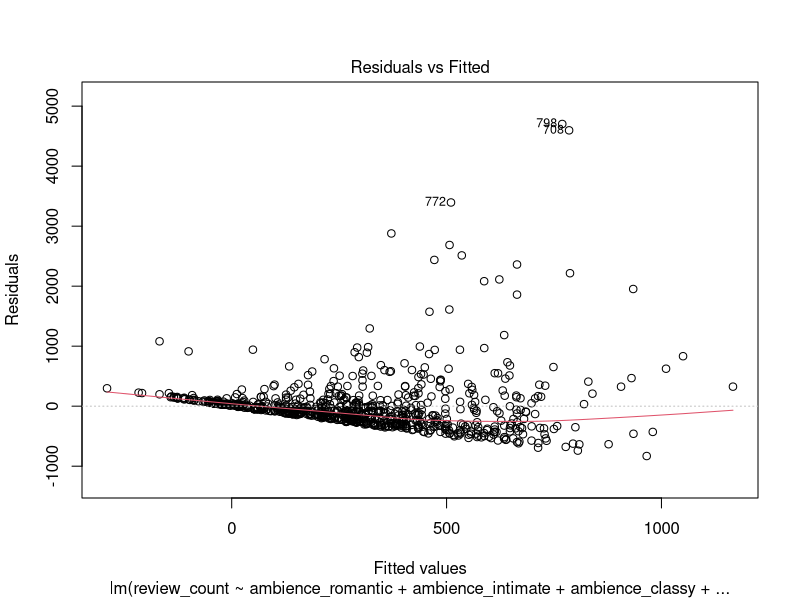
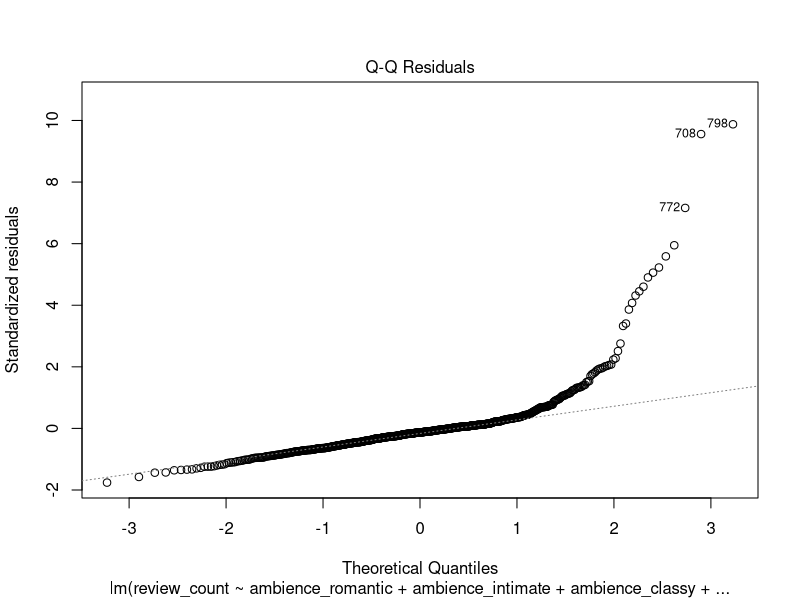
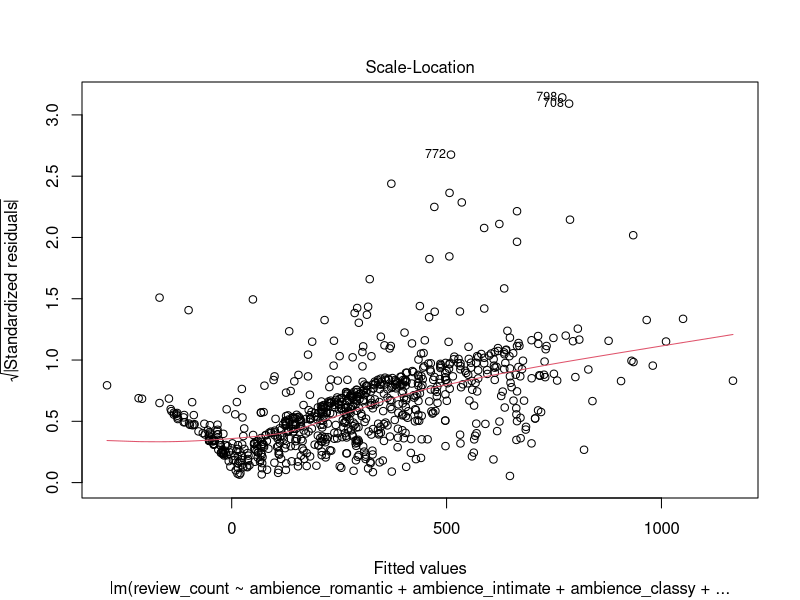
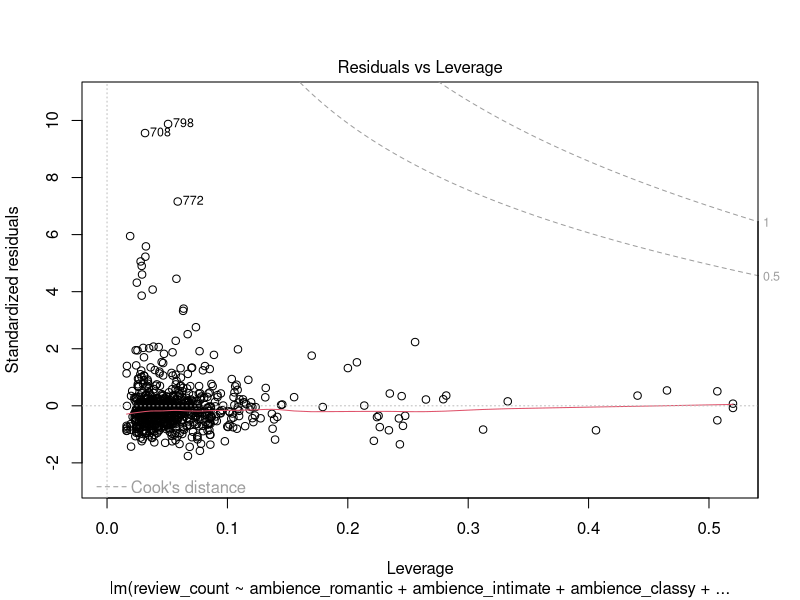
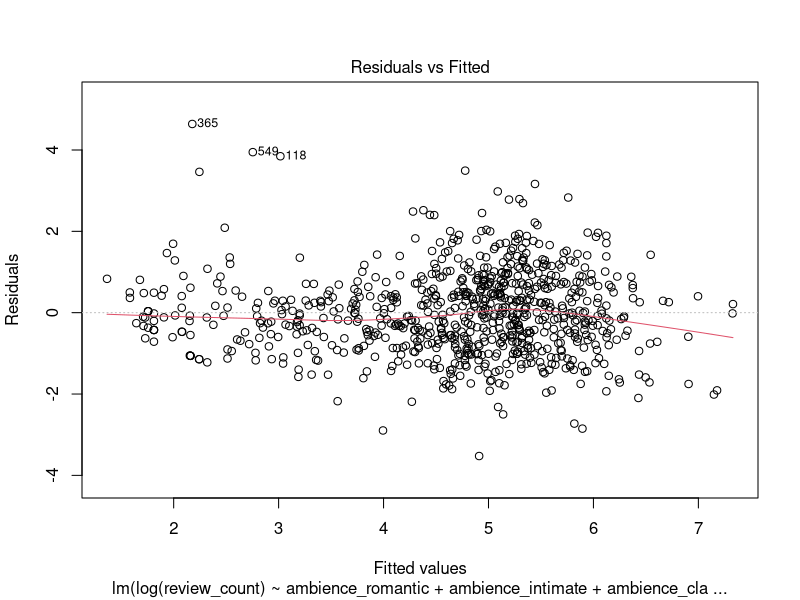
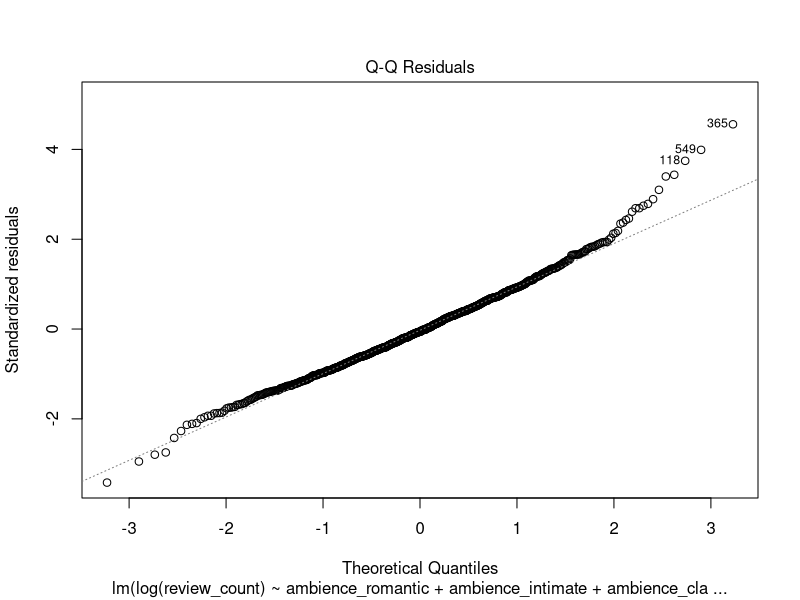
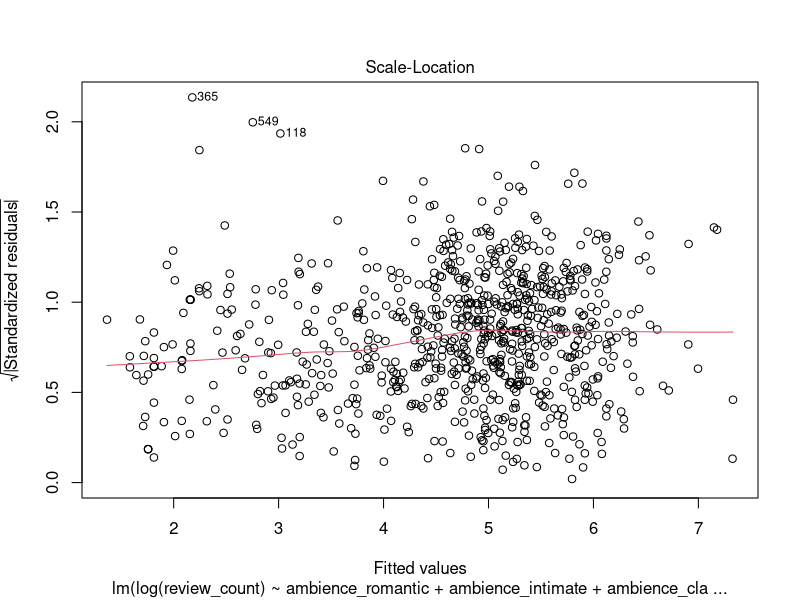
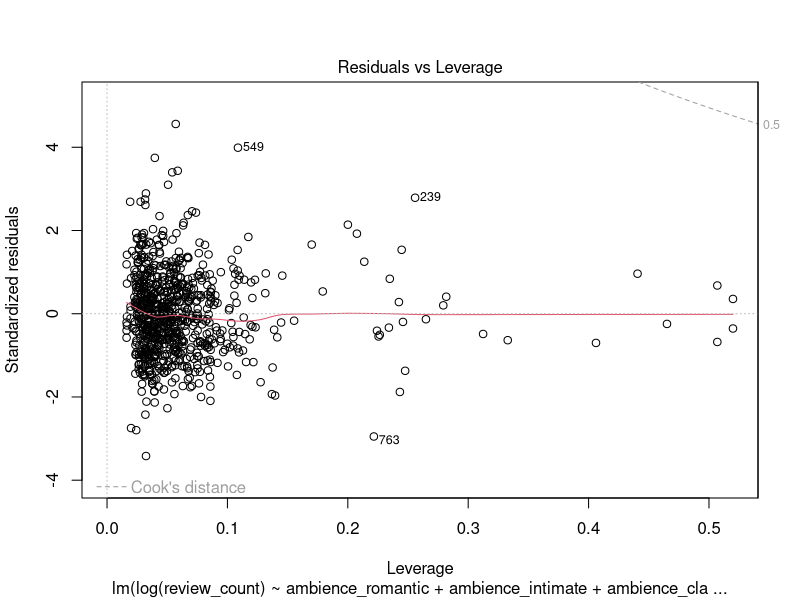

Generate these figures, in order, with R:
new_american = read.csv('vegas_sme_dataset.csv')

names(new_american[31]) # review_count
names(new_american[32]) # stars
names(new_american[90]) # negative_reviews
names(new_american[91]) # neutral_reviews
names(new_american[92]) # positive_reviews

# set variable as factor except review_count, stars, negative_reviews, neutral_reviews, positive_reviews
lapply(new_american[1:30], factor)
lapply(new_american[32:89], factor)

#### 1st MODEL
#### Backward elimintation for y = review_count, but check the model is robust or not 1st ####
reviewsss = lm(review_count ~ ambience_romantic + ambience_intimate + ambience_classy
               + ambience_hipster + ambience_touristy + ambience_trendy + ambience_upscale + ambience_casual
               + good_for_dessert + good_for_latenight + good_for_lunch + good_for_dinner + good_for_breakfast 
               + good_for_brunch + parking_garage + parking_street + parking_validated + parking_lot + parking_valet
               + none + full_bar + beer_and_wine + smoking_outdoor + smoking_no + smoking_yes + wifi_free + wifi_no + wifi_paid
               + noise_very_loud + noise_loud + noise_quiet + noise_average + neighborhood, data=new_american)
plot(reviewsss)

log_reviewsss = lm(log(review_count) ~ ambience_romantic + ambience_intimate + ambience_classy
               + ambience_hipster + ambience_touristy + ambience_trendy + ambience_upscale + ambience_casual
               + good_for_dessert + good_for_latenight + good_for_lunch + good_for_dinner + good_for_breakfast 
               + good_for_brunch + parking_garage + parking_street + parking_validated + parking_lot + parking_valet
               + none + full_bar + beer_and_wine + smoking_outdoor + smoking_no + smoking_yes + wifi_free + wifi_no + wifi_paid
               + noise_very_loud + noise_loud + noise_quiet + noise_average + neighborhood, data=new_american)
plot(log_reviewsss) # better than previous

summary(log_reviewsss)
anova(log_reviewsss) # remove ambience_upscale, good_for_latenight, parking_street, noise_loud

log_reviewsss2 = lm(log(review_count) ~ ambience_romantic + ambience_intimate + ambience_classy
                   + ambience_hipster + ambience_touristy + ambience_trendy + ambience_casual
                   + good_for_dessert + good_for_lunch + good_for_dinner + good_for_breakfast 
                   + good_for_brunch + parking_garage + parking_validated + parking_lot + parking_valet
                   + none + full_bar + beer_and_wine + smoking_outdoor + smoking_no + smoking_yes + wifi_free + wifi_no + wifi_paid
                   + noise_very_loud + noise_quiet + noise_average + neighborhood, data=new_american)
anova(log_reviewsss2) # remove ambience_intimate, remove parking_validated

log_reviewsss3 = lm(log(review_count) ~ ambience_romantic + ambience_classy
                    + ambience_hipster + ambience_touristy + ambience_trendy + ambience_casual
                    + good_for_dessert + good_for_lunch + good_for_dinner + good_for_breakfast 
                    + good_for_brunch + parking_garage + parking_lot + parking_valet
                    + none + full_bar + beer_and_wine + smoking_outdoor + smoking_no + smoking_yes + wifi_free + wifi_no + wifi_paid
                    + noise_very_loud + noise_quiet + noise_average + neighborhood, data=new_american)
anova(log_reviewsss3) # ambience_romantic, parking_valet, none, noise_very_loud, smoking_outdoor

log_reviewsss4 = lm(log(review_count) ~ ambience_classy
                    + ambience_hipster + ambience_touristy + ambience_trendy + ambience_casual
                    + good_for_dessert + good_for_lunch + good_for_dinner + good_for_breakfast 
                    + good_for_brunch + parking_garage + parking_lot
                    + full_bar + beer_and_wine + smoking_no + smoking_yes + wifi_free + wifi_no + wifi_paid
                    + noise_quiet + noise_average + neighborhood, data=new_american)
anova(log_reviewsss4) # remove full_bar, beer_and_wine

log_reviewsss5 = lm(log(review_count) ~ ambience_classy
                    + ambience_hipster + ambience_touristy + ambience_trendy + ambience_casual
                    + good_for_dessert + good_for_lunch + good_for_dinner + good_for_breakfast 
                    + good_for_brunch + parking_garage + parking_lot
                    + smoking_no + smoking_yes + wifi_free + wifi_no + wifi_paid
                    + noise_quiet + 
                      
                      noise_average + neighborhood, data=new_american)
anova(log_reviewsss5)
summary(log_reviewsss5) ### FINAL MODEL
plot(log_reviewsss5)



#### 2nd MODEL
#### Backward elimintation for y = stars, but check the model is robust or not 1st ####
stars_reviews = lm(stars ~ ambience_romantic + ambience_intimate + ambience_classy
                   + ambience_hipster + ambience_touristy + ambience_trendy + ambience_upscale + ambience_casual
                   + good_for_dessert + good_for_latenight + good_for_lunch + good_for_dinner + good_for_breakfast + review_count
                   + good_for_brunch + parking_garage + parking_street + parking_validated + parking_lot + parking_valet
                   + none + full_bar + beer_and_wine + smoking_outdoor + smoking_no + smoking_yes + wifi_free + wifi_no + wifi_paid
                   + noise_very_loud + noise_loud + noise_quiet + noise_average + neighborhood + negative_reviews 
                   + neutral_reviews + positive_reviews, data=new_american)
plot(stars_reviews)
summary(stars_reviews) # can we fit a better model?

log_stars_reviews = lm(log(stars) ~ ambience_romantic + ambience_intimate + ambience_classy
                       + ambience_hipster + ambience_touristy + ambience_trendy + ambience_upscale + ambience_casual
                       + good_for_dessert + good_for_latenight + good_for_lunch + good_for_dinner + good_for_breakfast + review_count
                       + good_for_brunch + parking_garage + parking_street + parking_validated + parking_lot + parking_valet
                       + none + full_bar + beer_and_wine + smoking_outdoor + smoking_no + smoking_yes + wifi_free + wifi_no + wifi_paid
                       + noise_very_loud + noise_loud + noise_quiet + noise_average + neighborhood + negative_reviews 
                       + neutral_reviews + positive_reviews, data=new_american)
plot(log_stars_reviews)
summary(log_stars_reviews) # do not employ!

squared_root_stars_reviews = lm(stars^0.5 ~ ambience_romantic + ambience_intimate + ambience_classy
                                + ambience_hipster + ambience_touristy + ambience_trendy + ambience_upscale + ambience_casual
                                + good_for_dessert + good_for_latenight + good_for_lunch + good_for_dinner + good_for_breakfast + review_count
                                + good_for_brunch + parking_garage + parking_street + parking_validated + parking_lot + parking_valet
                                + none + full_bar + beer_and_wine + smoking_outdoor + smoking_no + smoking_yes + wifi_free + wifi_no + wifi_paid
                                + noise_very_loud + noise_loud + noise_quiet + noise_average + neighborhood + negative_reviews 
                                + neutral_reviews + positive_reviews, data=new_american)
plot(squared_root_stars_reviews) # do not employ!
summary(squared_root_stars_reviews)


anova(stars_reviews) # remove wifi_no, neutral_reviews

stars_reviews2 = lm(stars ~ ambience_romantic + ambience_intimate + ambience_classy
                    + ambience_hipster + ambience_touristy + ambience_trendy + ambience_upscale + ambience_casual
                    + good_for_dessert + good_for_latenight + good_for_lunch + good_for_dinner + good_for_breakfast + review_count
                    + good_for_brunch + parking_garage + parking_street + parking_validated + parking_lot + parking_valet
                    + none + full_bar + beer_and_wine + smoking_outdoor + smoking_no + smoking_yes + wifi_free + wifi_paid
                    + noise_very_loud + noise_loud + noise_quiet + noise_average + neighborhood + negative_reviews 
                    + positive_reviews, data=new_american)
anova(stars_reviews2) # remove smoking_no, ambience_upscale


stars_reviews3 = lm(stars ~ ambience_romantic + ambience_intimate + ambience_classy
                    + ambience_hipster + ambience_touristy + ambience_trendy + ambience_casual
                    + good_for_dessert + good_for_latenight + good_for_lunch + good_for_dinner + good_for_breakfast + review_count
                    + good_for_brunch + parking_garage + parking_street + parking_validated + parking_lot + parking_valet
                    + none + full_bar + beer_and_wine + smoking_outdoor + smoking_yes + wifi_free + wifi_paid
                    + noise_very_loud + noise_loud + noise_quiet + noise_average + neighborhood + negative_reviews 
                    + positive_reviews, data=new_american)
anova(stars_reviews3) # remove parking_validated, smoking_outdoor, noise_loud, noise_very_loud

stars_reviews4 = lm(stars ~ ambience_romantic + ambience_intimate + ambience_classy
                    + ambience_hipster + ambience_touristy + ambience_trendy + ambience_casual
                    + good_for_dessert + good_for_latenight + good_for_lunch + good_for_dinner + good_for_breakfast + review_count
                    + good_for_brunch + parking_garage + parking_street + parking_lot + parking_valet
                    + none + full_bar + beer_and_wine + smoking_yes + wifi_free + wifi_paid
                    + noise_quiet + noise_average + neighborhood + negative_reviews 
                    + positive_reviews, data=new_american)
anova(stars_reviews4) # remove beer_and_wine, wifi_paid

stars_reviews5 = lm(stars ~ ambience_romantic + ambience_intimate + ambience_classy
                    + ambience_hipster + ambience_touristy + ambience_trendy + ambience_casual
                    + good_for_dessert + good_for_latenight + good_for_lunch + good_for_dinner + good_for_breakfast + review_count
                    + good_for_brunch + parking_garage + parking_street + parking_lot + parking_valet
                    + none + full_bar + smoking_yes + wifi_free
                    + noise_quiet + noise_average + neighborhood + negative_reviews 
                    + positive_reviews, data=new_american)
anova(stars_reviews5) # remove good_for_dessert, none, positive_reviews

stars_reviews6 = lm(stars ~ ambience_romantic + ambience_intimate + ambience_classy
                    + ambience_hipster + ambience_touristy + ambience_trendy + ambience_casual
                    + good_for_latenight + good_for_lunch + good_for_dinner + good_for_breakfast + review_count
                    + good_for_brunch + parking_garage + parking_street + parking_lot + parking_valet
                    + full_bar + smoking_yes + wifi_free + noise_quiet + noise_average 
                    + neighborhood + negative_reviews, data=new_american)
anova(stars_reviews6) # remove good_for_lunch

stars_reviews7 = lm(stars ~ ambience_romantic + ambience_intimate + ambience_classy
                    + ambience_hipster + ambience_touristy + ambience_trendy + ambience_casual
                    + good_for_latenight + good_for_dinner + good_for_breakfast + review_count
                    + good_for_brunch + parking_garage + parking_street + parking_lot + parking_valet
                    + full_bar + smoking_yes + wifi_free + noise_quiet + noise_average 
                    + neighborhood + negative_reviews, data=new_american)
anova(stars_reviews7) # good_for_latenight

stars_reviews8 = lm(stars ~ ambience_romantic + ambience_intimate + ambience_classy
                    + ambience_hipster + ambience_touristy + ambience_trendy + ambience_casual
                    + good_for_dinner + good_for_breakfast + review_count
                    + good_for_brunch + parking_garage + parking_street + parking_lot + parking_valet
                    + full_bar + smoking_yes + wifi_free + noise_quiet + noise_average 
                    + neighborhood + negative_reviews, data=new_american)
anova(stars_reviews8) # remoce noise_average

stars_reviews9 = lm(stars ~ ambience_romantic + ambience_intimate + ambience_classy
                    + ambience_hipster + ambience_touristy + ambience_trendy + ambience_casual
                    + good_for_dinner + good_for_breakfast + review_count
                    + good_for_brunch + parking_garage + parking_street + parking_lot + parking_valet
                    + full_bar + smoking_yes + wifi_free + noise_quiet 
                    + neighborhood + negative_reviews, data=new_american)
anova(stars_reviews9) # rmove ambience_intimate

stars_reviews10 = lm(stars ~ ambience_romantic + ambience_classy
                    + ambience_hipster + ambience_touristy + ambience_trendy + ambience_casual
                    + good_for_dinner + good_for_breakfast + review_count
                    + good_for_brunch + parking_garage + parking_street + parking_lot + parking_valet
                    + full_bar + smoking_yes + wifi_free + noise_quiet 
                    + neighborhood + negative_reviews, data=new_american)
anova(stars_reviews10) # rmove ambience_touristy, parking_valet, wifi_free

stars_reviews11 = lm(stars ~ ambience_romantic + ambience_classy
                     + ambience_hipster + ambience_trendy + ambience_casual
                     + good_for_dinner + good_for_breakfast + review_count
                     + good_for_brunch + parking_garage + parking_street + parking_lot
                     + full_bar + smoking_yes + noise_quiet 
                     + neighborhood + negative_reviews, data=new_american)
anova(stars_reviews11) # rmove good_for_dinner

stars_reviews12 = lm(stars ~ ambience_romantic + ambience_classy
                     + ambience_hipster + ambience_trendy + ambience_casual
                     + good_for_breakfast + review_count
                     + good_for_brunch + parking_garage + parking_street + parking_lot
                     + full_bar + smoking_yes + noise_quiet 
                     + neighborhood + negative_reviews, data=new_american)
anova(stars_reviews12) # remove full_bar, smoking_yes

stars_reviews12 = lm(stars ~ ambience_romantic + ambience_classy + ambience_hipster + ambience_trendy 
                     + ambience_casual + good_for_breakfast + review_count + good_for_brunch 
                     + parking_garage + parking_street + parking_lot + noise_quiet 
                     + neighborhood + negative_reviews, data=new_american)
anova(stars_reviews12) # FINAL MODEL
summary(stars_reviews12) # Adjusted R-squared:  0.3018 

######################################################
#### Model y = stars, x = 3 other type of reviews ####
star_review_type = lm(stars ~ negative_reviews + neutral_reviews + positive_reviews, data = new_american)
summary(star_review_type) # adjusted R-squared: 0.2343 # not linear
plot(star_review_type)

log_star_review_type = lm(log(stars) ~ negative_reviews + neutral_reviews + positive_reviews, data = new_american)
plot(log_star_review_type) # worse
summary(log_star_review_type)

sqdrt_star_review_type = lm(stars^0.5 ~ negative_reviews + neutral_reviews + positive_reviews, data = new_american)
plot(sqdrt_star_review_type)  # worse

##################################################################################################
#### Backward elimintation for y = negative_reviews, but check the model is robust or not 1st ####
neg_reviews = lm(negative_reviews ~ ambience_romantic + ambience_intimate + ambience_classy
                   + ambience_hipster + ambience_touristy + ambience_trendy + ambience_upscale + ambience_casual
                   + good_for_dessert + good_for_latenight + good_for_lunch + good_for_dinner + good_for_breakfast 
                   + good_for_brunch + parking_garage + parking_street + parking_validated + parking_lot + parking_valet
                   + none + full_bar + beer_and_wine + smoking_outdoor + smoking_no + smoking_yes + wifi_free + wifi_no + wifi_paid
                   + noise_very_loud + noise_loud + noise_quiet + noise_average + neighborhood, data=new_american)
plot(neg_reviews)
anova(neg_reviews)
summary(neg_reviews)

#log_neg_reviews = lm(negative_reviews ~ exp(ambience_romantic + ambience_intimate + ambience_classy
#                     + ambience_hipster + ambience_touristy + ambience_trendy + ambience_upscale + ambience_casual
#                     + good_for_dessert + good_for_latenight + good_for_lunch + good_for_dinner + good_for_breakfast 
#                     + good_for_brunch + parking_garage + parking_street + parking_validated + parking_lot + parking_valet
#                     + none + full_bar + beer_and_wine + smoking_outdoor + smoking_no + smoking_yes + wifi_free + wifi_no + wifi_paid
#                     + noise_very_loud + noise_loud + noise_quiet + noise_average + neighborhood), data=new_american)
#plot(log_neg_reviews)

neg_reviews2 = lm(negative_reviews ~ ambience_romantic + ambience_intimate + ambience_classy
                 + ambience_touristy + ambience_trendy + ambience_casual
                 + good_for_dessert + good_for_latenight + good_for_lunch + good_for_dinner + good_for_breakfast 
                 + good_for_brunch + parking_garage + parking_street + parking_validated + parking_lot + parking_valet
                 + none + full_bar + beer_and_wine + smoking_outdoor + smoking_no + smoking_yes + wifi_free + wifi_no
                 + noise_very_loud + noise_loud + noise_quiet + noise_average + neighborhood, data=new_american)
anova(neg_reviews2)

neg_reviews3 = lm(negative_reviews ~ ambience_romantic + ambience_intimate + ambience_classy
                  + ambience_touristy + ambience_trendy + ambience_casual
                  + good_for_dessert + good_for_latenight + good_for_lunch + good_for_dinner + good_for_breakfast 
                  + parking_garage + parking_street + parking_lot + parking_valet
                  + none + full_bar + smoking_outdoor + smoking_no + smoking_yes + wifi_no
                  + noise_very_loud + noise_loud + noise_quiet + noise_average + neighborhood, data=new_american)
anova(neg_reviews3)

neg_reviews4 = lm(negative_reviews ~ ambience_romantic + ambience_intimate + ambience_classy
                  + ambience_touristy + ambience_trendy + ambience_casual
                  + good_for_dessert + good_for_lunch + good_for_dinner + good_for_breakfast 
                  + parking_garage + parking_street + parking_lot + 
                  + full_bar + smoking_outdoor + smoking_no + smoking_yes + wifi_no
                  + noise_very_loud + noise_loud + noise_quiet + noise_average + neighborhood, data=new_american)
anova(neg_reviews4)

neg_reviews5 = lm(negative_reviews ~ ambience_romantic + ambience_intimate
                  + ambience_touristy + ambience_trendy + ambience_casual
                  + good_for_dessert + good_for_lunch + good_for_dinner + good_for_breakfast 
                  + parking_garage + parking_street + parking_lot + 
                  + full_bar + smoking_outdoor + smoking_yes + wifi_no
                  + noise_very_loud + noise_quiet + noise_average + neighborhood, data=new_american)
anova(neg_reviews5)

neg_reviews6 = lm(negative_reviews ~ ambience_romantic
                  + ambience_touristy + ambience_casual
                  + good_for_dessert + good_for_lunch + good_for_dinner 
                  + parking_garage + parking_street + parking_lot + 
                  + full_bar + smoking_outdoor + smoking_yes + wifi_no
                  + noise_quiet + neighborhood, data=new_american)
anova(neg_reviews6)

neg_reviews7 = lm(negative_reviews ~ ambience_touristy + ambience_casual
                  + good_for_lunch + good_for_dinner + parking_garage
                  + full_bar + smoking_outdoor + smoking_yes + wifi_no
                  + noise_quiet + neighborhood, data=new_american)
anova(neg_reviews7)

neg_reviews8 = lm(negative_reviews ~ ambience_touristy + ambience_casual
                  + good_for_lunch + good_for_dinner + parking_garage
                  + full_bar + smoking_yes + wifi_no
                  + noise_quiet + neighborhood, data=new_american)
anova(neg_reviews8)

neg_reviews9 = lm(negative_reviews ~ ambience_touristy + ambience_casual
                  + good_for_lunch + good_for_dinner + parking_garage
                  + smoking_yes + wifi_no
                  + noise_quiet + neighborhood, data=new_american)
anova(neg_reviews9)

neg_reviews10 = lm(negative_reviews ~ ambience_touristy + ambience_casual
                  + good_for_lunch + parking_garage + smoking_yes
                  + noise_quiet + neighborhood, data=new_american)
anova(neg_reviews10)
summary(neg_reviews10) # Adjusted R-squared:  0.1715 
plot(neg_reviews10)
